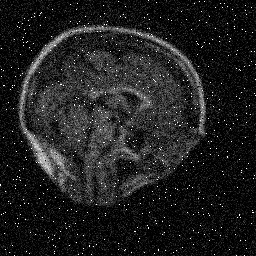
#> input picture Noise/ImgA2.jpg, 256 x 256 px
$ python restore2.py Noise/ImgA2.jpg Noise/ImgB2.jpg
#> lines starting #> are read from the running program, lines starting #| are printed output that depends on the picture
import sys
import cv2 as cv
import numpy as np

def solution(img):

    dst = cv.medianBlur(img,7) #Median Filter
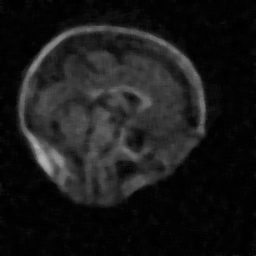
#> dst: shape (256, 256, 3); min 0, max 180, mean 25.2
#> img is the input picture: shape (256, 256, 3); min 0, max 255, mean 31.8

    img2 = cv.subtract(dst, img) #Subtract Operation
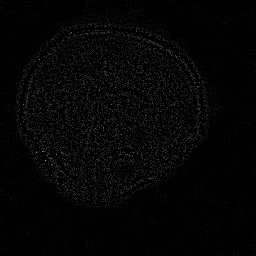
#> img2: shape (256, 256, 3); min 0, max 170, mean 5.1

    img3 = cv.add(img2, dst) #Add Operation
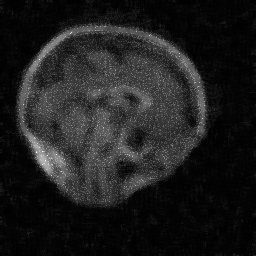
#> img3: shape (256, 256, 3); min 0, max 255, mean 30.3

    kernel1 = np.ones((3,3),np.float32)/9 #Mean kernel
    dst1 = cv.filter2D(img3, -1, kernel1) #Mean Filter

    return dst1

def processCommandLine():
    argc = len(sys.argv)

    if argc < 2:
        print('\n** Error: need two image files as input output\n')
        print('Syntax (Bash and PowerShell): ./restore1.py image1 image2')
        print('Syntax (Command Prompt): restore1.py image1 image2')
        print('\n  The two images are the Noised Image and the desired output Image accordingly.')
        print('\nExample:  ./restore1.py noise_img.jpg  img_solution.jpg')
        sys.exit(1)
        return

    _, file1, file2 = sys.argv
    return file1, file2

def display(image1, image2):
    height, width, channel = image1.shape
#> height = 256; width = 256; channel = 3

    border = np.ones((height, 15, channel), np.uint8)*255
    caption = np.ones((40, 2*width+15,channel), np.uint8)*255
    caption = cv.putText(caption, f'Noise | Restored', (10, 20), cv.FONT_HERSHEY_SIMPLEX,
                         0.7, (0, 0, 0), 2, cv.LINE_AA)

    image = np.concatenate((image1, border, image2), axis=1)
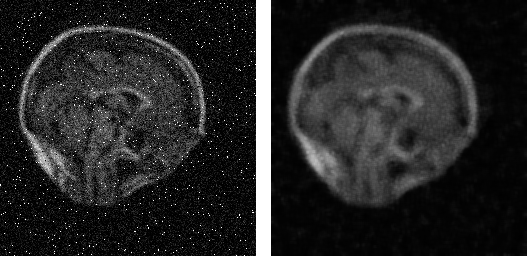
#> image: shape (256, 527, 3); min 0, max 255, mean 37.4
    image = np.concatenate((image, caption), axis=0,)
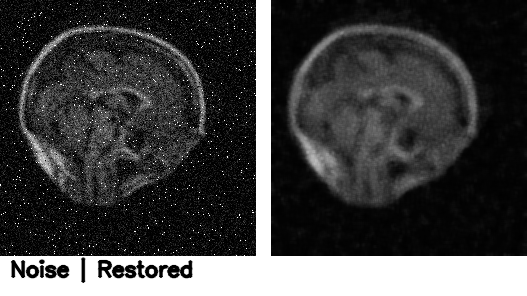
#> image: shape (296, 527, 3); min 0, max 255, mean 64.3

    cv.imshow('Restored Noise image', image)

def main():
    images = [None, None]
    files = [None, None]

    files[0], files[1] = processCommandLine()

    images[0] = cv.imread(files[0])
    #images[0] = cv.cvtColor(images[0], cv.COLOR_BGR2GRAY)

    images[1] = solution(images[0])

    cv.imwrite(files[1],images[1])

    display(images[0],images[1])

    print(f'Image restored in Restored folder.')

    cv.waitKey(0)
    cv.destroyAllWindows()

if __name__ == '__main__':
    main()
